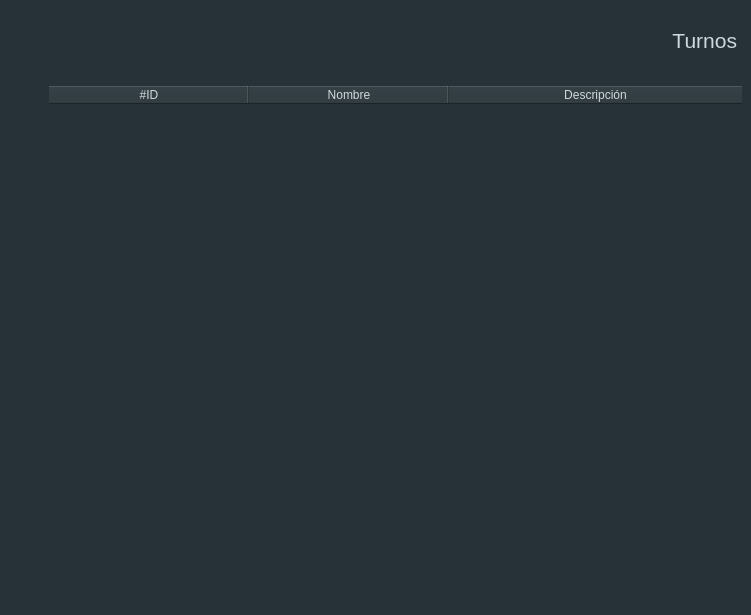
<?xml version="1.0" encoding="UTF-8"?>
<ui version="4.0">
 <class>Frame</class>
 <widget class="QFrame" name="Frame">
  <property name="geometry">
   <rect>
    <x>0</x>
    <y>0</y>
    <width>751</width>
    <height>615</height>
   </rect>
  </property>
  <property name="windowTitle">
   <string>Frame</string>
  </property>
  <property name="styleSheet">
   <string notr="true">background-color: #263238;</string>
  </property>
  <property name="lineWidth">
   <number>0</number>
  </property>
  <layout class="QVBoxLayout" stretch="1,8">
   <property name="spacing">
    <number>10</number>
   </property>
   <property name="leftMargin">
    <number>40</number>
   </property>
   <property name="topMargin">
    <number>0</number>
   </property>
   <property name="rightMargin">
    <number>0</number>
   </property>
   <property name="bottomMargin">
    <number>0</number>
   </property>
   <item>
    <widget class="QFrame" name="frame">
     <property name="sizePolicy">
      <sizepolicy hsizetype="Expanding" vsizetype="Expanding">
       <horstretch>0</horstretch>
       <verstretch>0</verstretch>
      </sizepolicy>
     </property>
     <property name="layoutDirection">
      <enum>Qt::RightToLeft</enum>
     </property>
     <property name="frameShape">
      <enum>QFrame::NoFrame</enum>
     </property>
     <property name="frameShadow">
      <enum>QFrame::Raised</enum>
     </property>
     <property name="lineWidth">
      <number>0</number>
     </property>
     <widget class="QLabel" name="label">
      <property name="geometry">
       <rect>
        <x>486</x>
        <y>20</y>
        <width>211</width>
        <height>41</height>
       </rect>
      </property>
      <property name="sizePolicy">
       <sizepolicy hsizetype="Expanding" vsizetype="Expanding">
        <horstretch>0</horstretch>
        <verstretch>0</verstretch>
       </sizepolicy>
      </property>
      <property name="font">
       <font>
        <pointsize>16</pointsize>
       </font>
      </property>
      <property name="styleSheet">
       <string notr="true">QLabel {
	color: #cfd8dc;
}</string>
      </property>
      <property name="text">
       <string>Turnos</string>
      </property>
      <property name="alignment">
       <set>Qt::AlignRight|Qt::AlignTrailing|Qt::AlignVCenter</set>
      </property>
     </widget>
     <widget class="QPushButton" name="btn_plus">
      <property name="geometry">
       <rect>
        <x>0</x>
        <y>30</y>
        <width>31</width>
        <height>31</height>
       </rect>
      </property>
      <property name="cursor">
       <cursorShape>PointingHandCursor</cursorShape>
      </property>
      <property name="text">
       <string/>
      </property>
      <property name="icon">
       <iconset>
        <normaloff>../assets/images/plus.png</normaloff>../assets/images/plus.png</iconset>
      </property>
      <property name="iconSize">
       <size>
        <width>25</width>
        <height>25</height>
       </size>
      </property>
      <property name="flat">
       <bool>true</bool>
      </property>
     </widget>
    </widget>
   </item>
   <item>
    <widget class="QFrame" name="frame_2">
     <property name="frameShape">
      <enum>QFrame::NoFrame</enum>
     </property>
     <property name="frameShadow">
      <enum>QFrame::Raised</enum>
     </property>
     <layout class="QVBoxLayout" name="verticalLayout">
      <item>
       <widget class="QTableWidget" name="table">
        <property name="enabled">
         <bool>true</bool>
        </property>
        <property name="sizePolicy">
         <sizepolicy hsizetype="Expanding" vsizetype="Expanding">
          <horstretch>0</horstretch>
          <verstretch>0</verstretch>
         </sizepolicy>
        </property>
        <property name="styleSheet">
         <string notr="true">color: #cfd8dc;</string>
        </property>
        <property name="frameShape">
         <enum>QFrame::NoFrame</enum>
        </property>
        <property name="verticalScrollBarPolicy">
         <enum>Qt::ScrollBarAsNeeded</enum>
        </property>
        <property name="sizeAdjustPolicy">
         <enum>QAbstractScrollArea::AdjustToContents</enum>
        </property>
        <property name="editTriggers">
         <set>QAbstractItemView::NoEditTriggers</set>
        </property>
        <property name="alternatingRowColors">
         <bool>false</bool>
        </property>
        <property name="textElideMode">
         <enum>Qt::ElideMiddle</enum>
        </property>
        <property name="verticalScrollMode">
         <enum>QAbstractItemView::ScrollPerItem</enum>
        </property>
        <property name="showGrid">
         <bool>true</bool>
        </property>
        <property name="gridStyle">
         <enum>Qt::SolidLine</enum>
        </property>
        <property name="sortingEnabled">
         <bool>true</bool>
        </property>
        <property name="cornerButtonEnabled">
         <bool>false</bool>
        </property>
        <property name="rowCount">
         <number>0</number>
        </property>
        <property name="columnCount">
         <number>3</number>
        </property>
        <attribute name="horizontalHeaderVisible">
         <bool>true</bool>
        </attribute>
        <attribute name="horizontalHeaderCascadingSectionResizes">
         <bool>false</bool>
        </attribute>
        <attribute name="horizontalHeaderMinimumSectionSize">
         <number>200</number>
        </attribute>
        <attribute name="horizontalHeaderDefaultSectionSize">
         <number>200</number>
        </attribute>
        <attribute name="horizontalHeaderShowSortIndicator" stdset="0">
         <bool>true</bool>
        </attribute>
        <attribute name="horizontalHeaderStretchLastSection">
         <bool>true</bool>
        </attribute>
        <attribute name="verticalHeaderVisible">
         <bool>true</bool>
        </attribute>
        <attribute name="verticalHeaderHighlightSections">
         <bool>true</bool>
        </attribute>
        <attribute name="verticalHeaderShowSortIndicator" stdset="0">
         <bool>true</bool>
        </attribute>
        <column>
         <property name="text">
          <string>#ID</string>
         </property>
        </column>
        <column>
         <property name="text">
          <string>Nombre</string>
         </property>
        </column>
        <column>
         <property name="text">
          <string>Descripción</string>
         </property>
        </column>
       </widget>
      </item>
     </layout>
    </widget>
   </item>
  </layout>
 </widget>
 <resources/>
 <connections/>
</ui>
